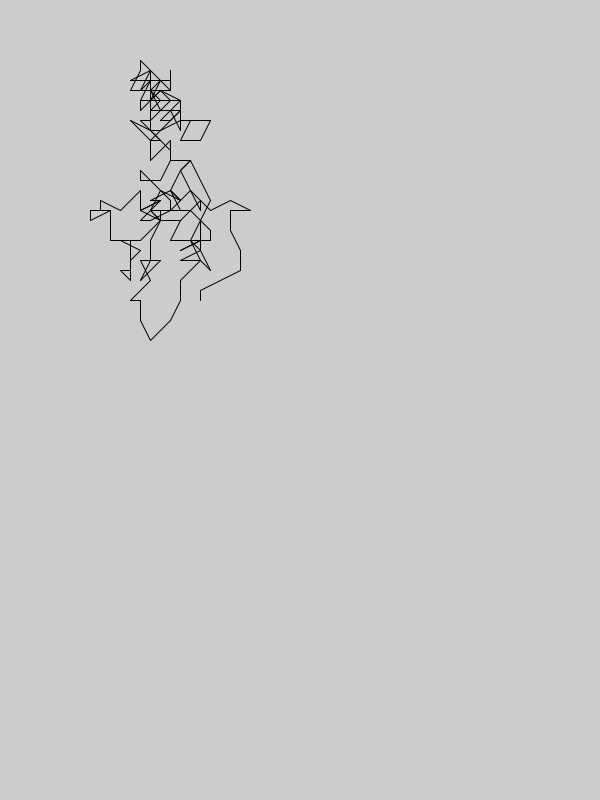
Frame 1 (no input)
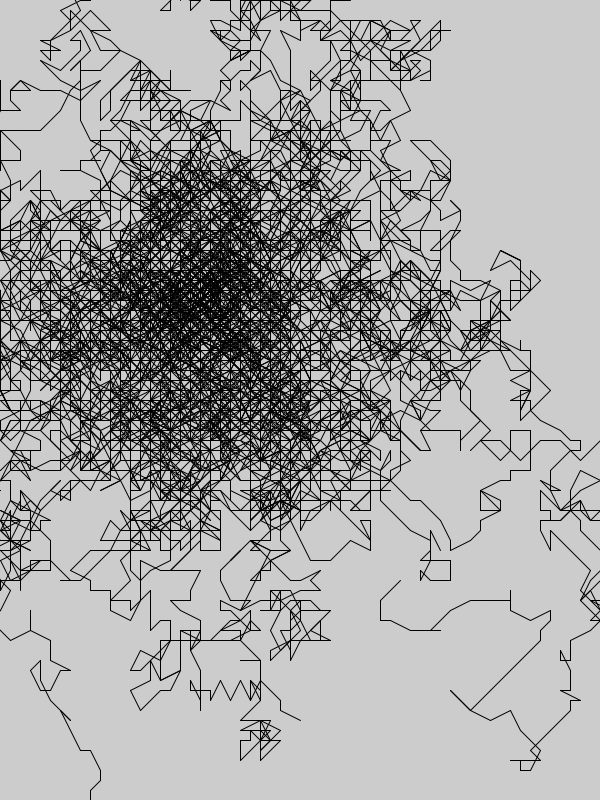
Frame 60 (the mouse pressed at the canvas centre just before this capture)
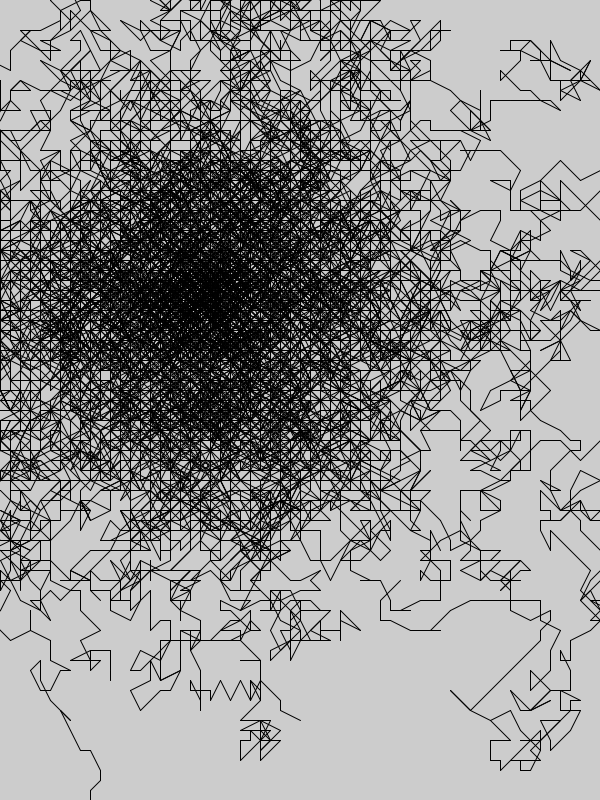
Frame 120 (the mouse held since frame 60 and released just before this capture)

The Processing sketch that drew these frames (run headless with seeded random() and noise(); from frame 60 on, the mouse is pressed at the canvas centre):

// Processing sketch: walkTestOctober
// ── walkTestOctober.pde
int steps = 200;
int stepD = 10;
int deviance = 3;
int startX = 200;
int startY = 300;
void walk(int startX, int startY){
  float prevX = startX;
  float prevY = startY;
  
  for (int i = 0; i < steps; i++) {
    float nextX = prevX + int(random(-deviance, deviance)) * stepD;
    float nextY = prevY + int(random(-deviance, deviance)) * stepD;
    line(prevX, prevY, nextX, nextY);
    prevX = nextX;
    prevY = nextY;
    println(nextX, nextY);
}
  
}


void setup() {
  size(600,800);
}

void draw() {
  walk(startX, startY);
}
